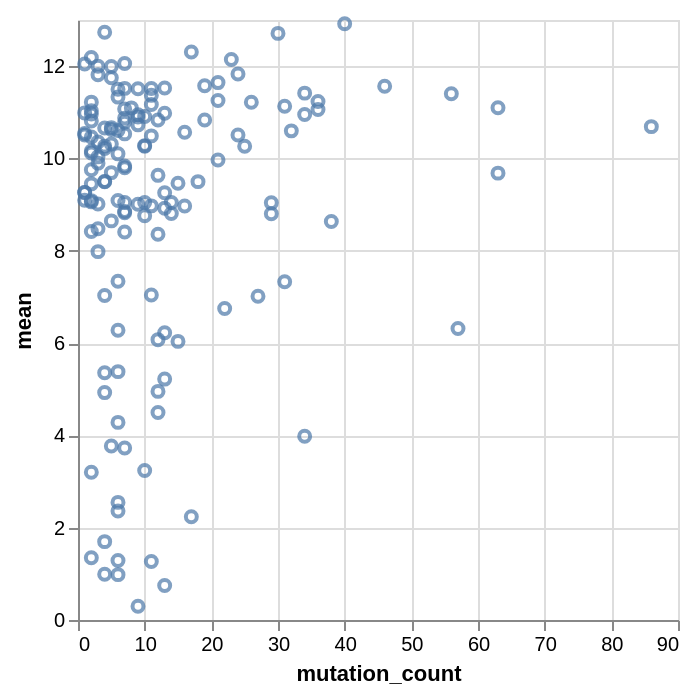

The code cell stored with this chart in its notebook:
### Code cell
import altair as alt

alt.Chart(merge_corr).transform_calculate(
).mark_point().encode(
    x='mutation_count',
    y='mean',
    #color=alt.Color('Gen_names', scale=alt.Scale(scheme='category20')),
    tooltip=['Gene']
)

### Figure 1 — Vega-Lite specification as saved in the notebook (floating-point values rounded to 4 significant figures; data arrays with more than 128 entries replaced by an {"elided": "..."} marker saying what was removed)
{"config": {"view": {"continuousWidth": 300, "continuousHeight": 300}}, "data": {"name": "data-27c578352cabbc5f3a16ec65be9000cb"}, "mark": {"type": "point"}, "encoding": {"tooltip": [{"field": "Gene", "type": "nominal"}], "x": {"field": "mutation_count", "type": "quantitative"}, "y": {"field": "mean", "type": "quantitative"}}, "$schema": "https://vega.github.io/schema/vega-lite/v5.16.3.json", "datasets": {"data-27c578352cabbc5f3a16ec65be9000cb": {"elided": "148 records"}}}
